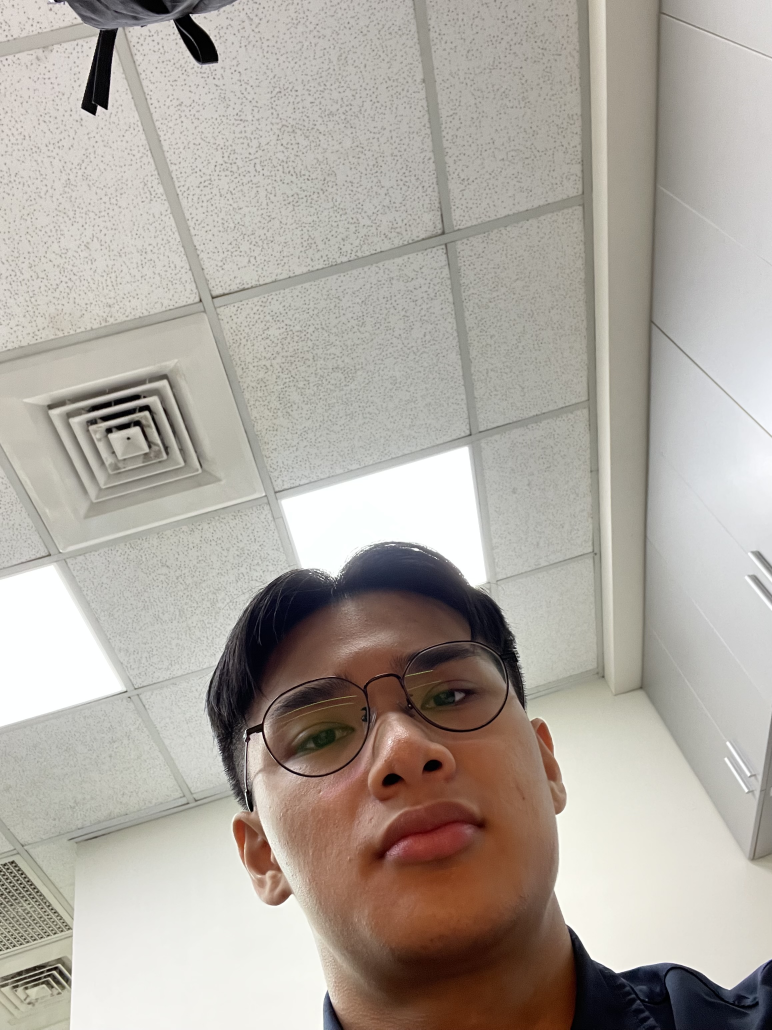
#> input picture HW1_A watermarking technique based on the least significant bit/Images/effect.jpg, 2316 x 3088 px, found by its file name (shown at 1/3 size)
$ python resize_code.py
#> lines starting #> are read from the running program, lines starting #| are printed output that depends on the picture
import cv2
img = cv2.imread('effect.jpg') #('main.jpg')
#> img is the input picture: shape (3088, 2316, 3); mean B, G, R 160.3, 168.2, 174.9
output_1 = cv2.resize(img, (405, 720))   # 產生 405x720 的圖
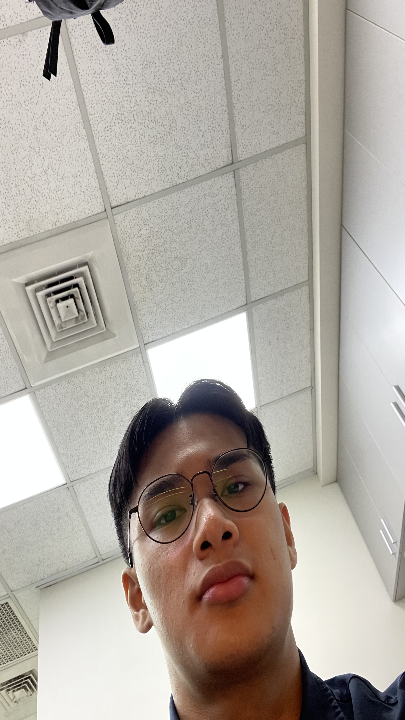
#> output_1: shape (720, 405, 3); mean B, G, R 160.2, 168.1, 174.8
cv2.imwrite('resized_effect.jpg', output_1)

$ run again, with HW1_A watermarking technique based on the least significant bit/Images/main.jpg copied over HW1_A watermarking technique based on the least significant bit/Images/effect.jpg
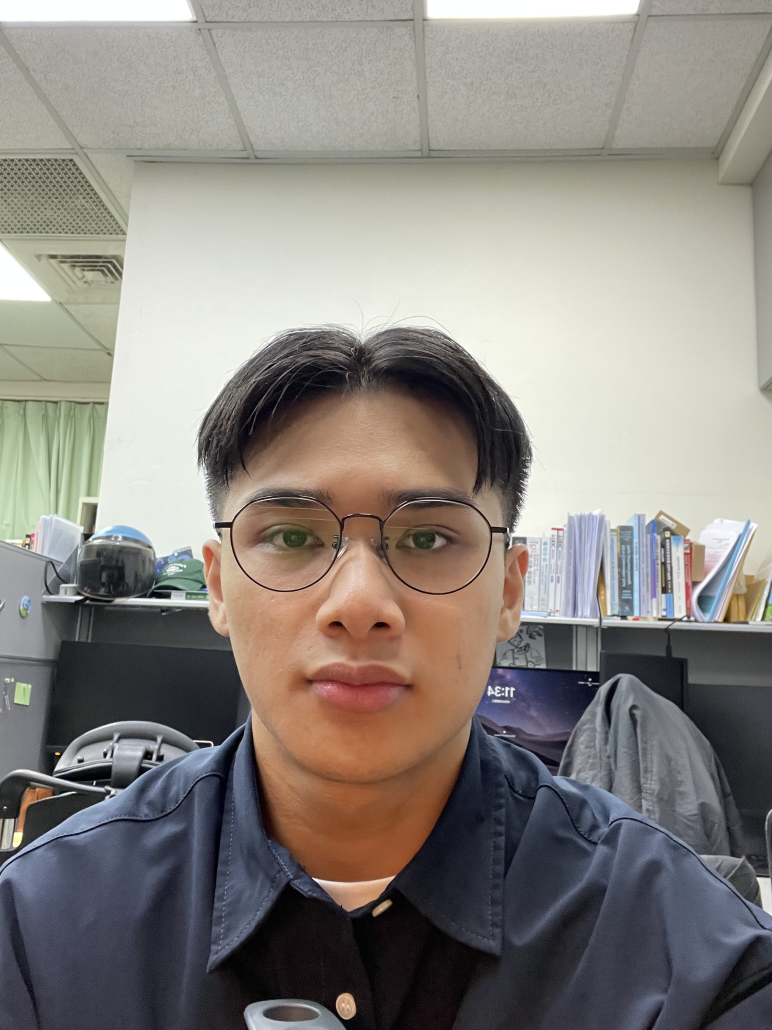
#> input picture HW1_A watermarking technique based on the least significant bit/Images/main.jpg, 2316 x 3088 px, found by its file name (shown at 1/3 size)
#> img is the input picture: shape (3088, 2316, 3); mean B, G, R 127.6, 132.8, 137.9
#> `output_1 = cv2.resize(img, (405, 720))`:
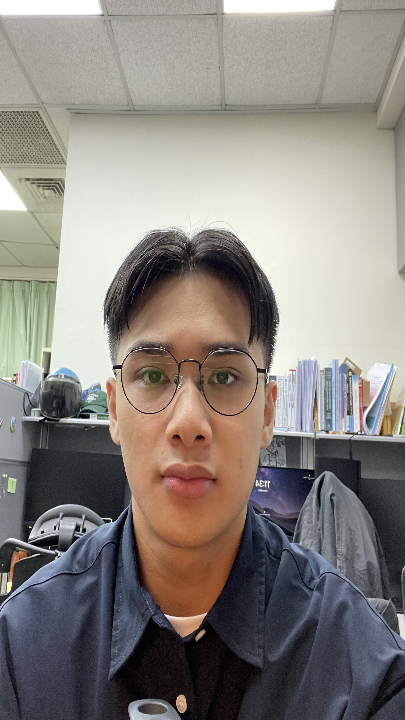
#> output_1: shape (720, 405, 3); mean B, G, R 127.5, 132.7, 137.8

$ run again, with HW1_A watermarking technique based on the least significant bit/Images/LINE_P2023920_165016.jpg copied over HW1_A watermarking technique based on the least significant bit/Images/effect.jpg
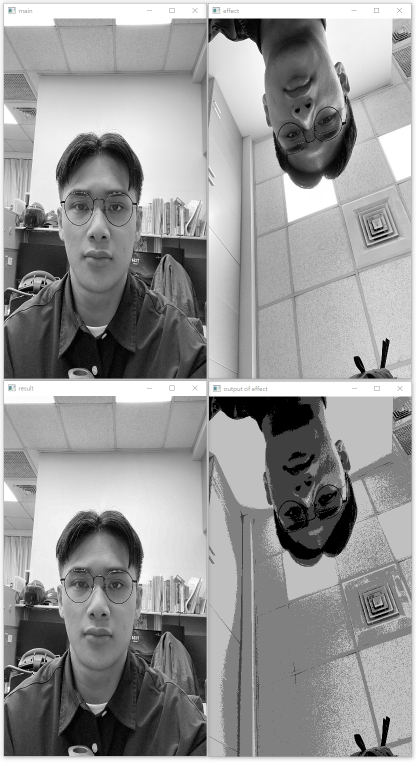
#> input picture HW1_A watermarking technique based on the least significant bit/Images/LINE_P2023920_165016.jpg, 832 x 1523 px, found by its file name (shown at 1/2 size)
#> img is the input picture: shape (1523, 832, 3); mean B, G, R 150.3, 150.3, 150.3
#> `output_1 = cv2.resize(img, (405, 720))`:
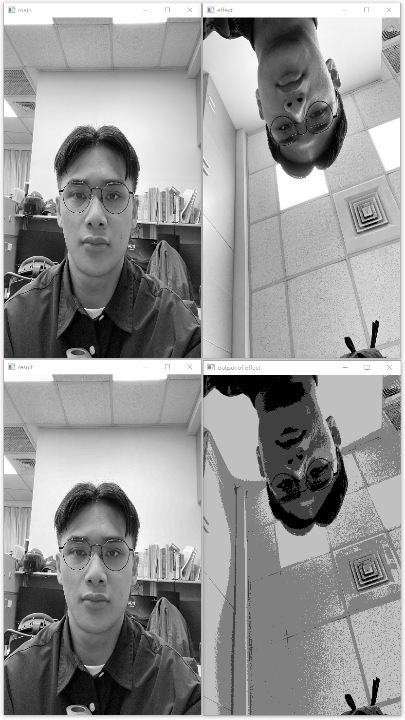
#> output_1: shape (720, 405, 3); mean B, G, R 150.3, 150.3, 150.3
